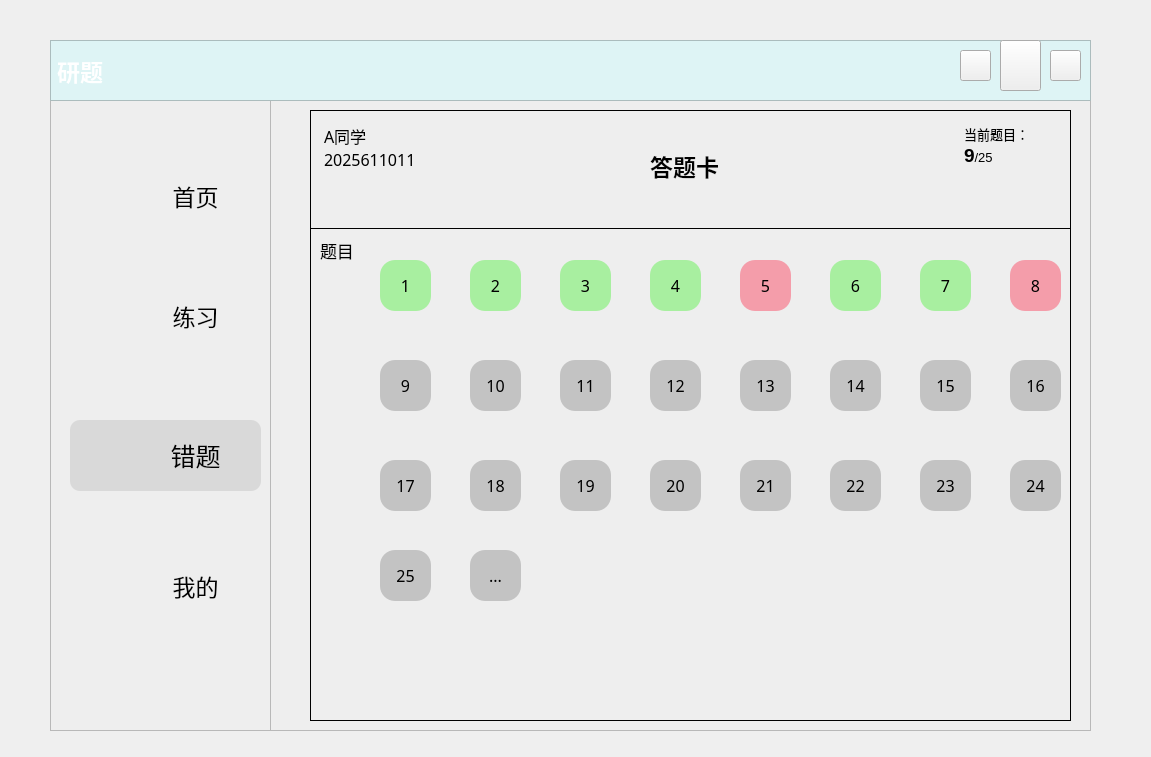
 <widget class="QWidget" name="Form">
  <property name="geometry">
   <rect>
    <x>0</x>
    <y>0</y>
    <width>1151</width>
    <height>757</height>
   </rect>
  </property>
  <property name="windowTitle">
   <string>Form</string>
  </property>
  <widget class="QLabel" name="head_background">
   <property name="geometry">
    <rect>
     <x>50</x>
     <y>40</y>
     <width>1041</width>
     <height>61</height>
    </rect>
   </property>
   <property name="font">
    <font>
     <family>微软雅黑</family>
     <pointsize>17</pointsize>
     <weight>75</weight>
     <bold>true</bold>
    </font>
   </property>
   <property name="styleSheet">
    <string notr="true">background-color: rgb(222, 244, 245);
background-image: url(:/新前缀/背景1.jpg);
color: rgb(255, 255, 255);</string>
   </property>
   <property name="frameShape">
    <enum>QFrame::StyledPanel</enum>
   </property>
   <property name="frameShadow">
    <enum>QFrame::Sunken</enum>
   </property>
   <property name="text">
    <string>研题</string>
   </property>
  </widget>
  <widget class="QPushButton" name="Bt_exit">
   <property name="geometry">
    <rect>
     <x>1050</x>
     <y>50</y>
     <width>31</width>
     <height>31</height>
    </rect>
   </property>
   <property name="styleSheet">
    <string notr="true">QPushButton{
	border-image: url(:/新前缀/关闭窗口.png);
}
QPushButton:hover{
	
	background-color: rgb(255, 0, 0);
	border-radius:30px
}
QPushButton:pressed{
	padding-left:5px;
	padding-top:5px;
}</string>
   </property>
   <property name="text">
    <string/>
   </property>
  </widget>
  <widget class="QPushButton" name="Bt_back">
   <property name="geometry">
    <rect>
     <x>960</x>
     <y>50</y>
     <width>31</width>
     <height>31</height>
    </rect>
   </property>
   <property name="styleSheet">
    <string notr="true">QPushButton{
	border-image: url(:/新前缀/返回.png);
}
QPushButton:hover{
	background-color: rgb(217, 217, 217);
	border-radius:30px
}
QPushButton:pressed{
	padding-left:5px;
	padding-top:5px;
}</string>
   </property>
   <property name="text">
    <string/>
   </property>
  </widget>
  <widget class="QLabel" name="label_right">
   <property name="enabled">
    <bool>true</bool>
   </property>
   <property name="geometry">
    <rect>
     <x>270</x>
     <y>40</y>
     <width>821</width>
     <height>691</height>
    </rect>
   </property>
   <property name="styleSheet">
    <string notr="true">QFrame{
	background-color: rgb(238, 238, 238);
}</string>
   </property>
   <property name="frameShape">
    <enum>QFrame::StyledPanel</enum>
   </property>
   <property name="frameShadow">
    <enum>QFrame::Sunken</enum>
   </property>
   <property name="text">
    <string/>
   </property>
  </widget>
  <widget class="QPushButton" name="Bt_minimise">
   <property name="geometry">
    <rect>
     <x>1000</x>
     <y>40</y>
     <width>41</width>
     <height>51</height>
    </rect>
   </property>
   <property name="styleSheet">
    <string notr="true">QPushButton{
	border-image: url(:/新前缀/最小化.png);
}
QPushButton:hover{
	background-color: rgb(217, 217, 217);
	border-radius:30px
}
QPushButton:pressed{
	padding-left:5px;
	padding-top:5px;
}</string>
   </property>
   <property name="text">
    <string/>
   </property>
   <property name="icon">
    <iconset>
     <normaloff>:/icon/res/icon/最小化.png</normaloff>:/icon/res/icon/最小化.png</iconset>
   </property>
  </widget>
  <widget class="QFrame" name="frame_left">
   <property name="geometry">
    <rect>
     <x>50</x>
     <y>40</y>
     <width>221</width>
     <height>691</height>
    </rect>
   </property>
   <property name="styleSheet">
    <string notr="true">QFrame{
	background-color: rgb(238, 238, 238);
	
}</string>
   </property>
   <property name="frameShape">
    <enum>QFrame::StyledPanel</enum>
   </property>
   <property name="frameShadow">
    <enum>QFrame::Sunken</enum>
   </property>
   <property name="lineWidth">
    <number>0</number>
   </property>
   <widget class="QFrame" name="frame_chosen">
    <property name="geometry">
     <rect>
      <x>20</x>
      <y>380</y>
      <width>191</width>
      <height>71</height>
     </rect>
    </property>
    <property name="font">
     <font>
      <family>微软雅黑</family>
     </font>
    </property>
    <property name="styleSheet">
     <string notr="true">background-color: rgb(217, 217, 217);
border-radius:10px;
</string>
    </property>
    <property name="frameShape">
     <enum>QFrame::StyledPanel</enum>
    </property>
    <property name="frameShadow">
     <enum>QFrame::Raised</enum>
    </property>
    <widget class="QLabel" name="label_wrong">
     <property name="geometry">
      <rect>
       <x>0</x>
       <y>20</y>
       <width>61</width>
       <height>41</height>
      </rect>
     </property>
     <property name="styleSheet">
      <string notr="true">image: url(:/新前缀/错题.png);
background-color: rgb(217, 217, 217);
</string>
     </property>
     <property name="text">
      <string/>
     </property>
    </widget>
    <widget class="QPushButton" name="Bt_wrong">
     <property name="geometry">
      <rect>
       <x>60</x>
       <y>0</y>
       <width>131</width>
       <height>71</height>
      </rect>
     </property>
     <property name="font">
      <font>
       <family>微软雅黑</family>
       <pointsize>19</pointsize>
      </font>
     </property>
     <property name="cursor">
      <cursorShape>PointingHandCursor</cursorShape>
     </property>
     <property name="styleSheet">
      <string notr="true">QPushButton{
	color: rgb(0, 0, 0);
	color: rgb(0, 0, 0);
	border-radius:30px
}
QPushButton:pressed{
	padding-left:5px;
	padding-top:5px;
}
</string>
     </property>
     <property name="text">
      <string>错题</string>
     </property>
    </widget>
   </widget>
   <widget class="QPushButton" name="Bt_mine">
    <property name="geometry">
     <rect>
      <x>80</x>
      <y>510</y>
      <width>131</width>
      <height>71</height>
     </rect>
    </property>
    <property name="font">
     <font>
      <family>微软雅黑</family>
      <pointsize>17</pointsize>
      <weight>50</weight>
      <bold>false</bold>
     </font>
    </property>
    <property name="cursor">
     <cursorShape>PointingHandCursor</cursorShape>
    </property>
    <property name="styleSheet">
     <string notr="true">QPushButton{
	border-radius:30px

}
QPushButton:hover{
	background-color: rgb(217, 217, 217);
	border-radius:30px

}
QPushButton:pressed{
padding-left:5px;
	padding-top:5px;
	background-color: rgb(242, 255, 254);
}</string>
    </property>
    <property name="text">
     <string>我的</string>
    </property>
   </widget>
   <widget class="QPushButton" name="Bt_exercise">
    <property name="geometry">
     <rect>
      <x>80</x>
      <y>240</y>
      <width>131</width>
      <height>71</height>
     </rect>
    </property>
    <property name="font">
     <font>
      <family>微软雅黑</family>
      <pointsize>17</pointsize>
      <weight>50</weight>
      <bold>false</bold>
     </font>
    </property>
    <property name="cursor">
     <cursorShape>PointingHandCursor</cursorShape>
    </property>
    <property name="styleSheet">
     <string notr="true">QPushButton{
	border-radius:30px

}
QPushButton:hover{
	background-color: rgb(217, 217, 217);
	border-radius:30px
}
QPushButton:pressed{
	padding-left:5px;
	padding-top:5px;
	background-color: rgb(242, 255, 254);
}
</string>
    </property>
    <property name="text">
     <string>练习</string>
    </property>
   </widget>
   <widget class="QLabel" name="label_exercise">
    <property name="geometry">
     <rect>
      <x>20</x>
      <y>250</y>
      <width>61</width>
      <height>51</height>
     </rect>
    </property>
    <property name="styleSheet">
     <string notr="true">image: url(:/新前缀/练习.png);
</string>
    </property>
    <property name="text">
     <string/>
    </property>
   </widget>
   <widget class="QLabel" name="label_mine">
    <property name="geometry">
     <rect>
      <x>20</x>
      <y>520</y>
      <width>61</width>
      <height>51</height>
     </rect>
    </property>
    <property name="styleSheet">
     <string notr="true">image: url(:/新前缀/我的.png);</string>
    </property>
    <property name="text">
     <string/>
    </property>
   </widget>
   <widget class="QLabel" name="label_main">
    <property name="geometry">
     <rect>
      <x>20</x>
      <y>130</y>
      <width>61</width>
      <height>51</height>
     </rect>
    </property>
    <property name="styleSheet">
     <string notr="true">image: url(:/新前缀/首页.png);</string>
    </property>
    <property name="text">
     <string/>
    </property>
   </widget>
   <widget class="QPushButton" name="Bt_main">
    <property name="geometry">
     <rect>
      <x>80</x>
      <y>120</y>
      <width>131</width>
      <height>71</height>
     </rect>
    </property>
    <property name="font">
     <font>
      <family>微软雅黑</family>
      <pointsize>17</pointsize>
      <weight>50</weight>
      <italic>false</italic>
      <bold>false</bold>
      <underline>false</underline>
      <strikeout>false</strikeout>
     </font>
    </property>
    <property name="cursor">
     <cursorShape>PointingHandCursor</cursorShape>
    </property>
    <property name="styleSheet">
     <string notr="true">QPushButton{
	border-radius:30px

}
QPushButton:hover{
	background-color: rgb(217, 217, 217);
	border-radius:30px
}
QPushButton:pressed{
	padding-left:5px;
	padding-top:5px;
	background-color: rgb(242, 255, 254);
}
</string>
    </property>
    <property name="text">
     <string>首页</string>
    </property>
   </widget>
  </widget>
  <widget class="QFrame" name="frame">
   <property name="geometry">
    <rect>
     <x>310</x>
     <y>110</y>
     <width>761</width>
     <height>611</height>
    </rect>
   </property>
   <property name="sizePolicy">
    <sizepolicy hsizetype="Expanding" vsizetype="Expanding">
     <horstretch>0</horstretch>
     <verstretch>0</verstretch>
    </sizepolicy>
   </property>
   <property name="cursor">
    <cursorShape>ArrowCursor</cursorShape>
   </property>
   <property name="layoutDirection">
    <enum>Qt::LeftToRight</enum>
   </property>
   <property name="styleSheet">
    <string notr="true"/>
   </property>
   <property name="frameShape">
    <enum>QFrame::Panel</enum>
   </property>
   <property name="frameShadow">
    <enum>QFrame::Plain</enum>
   </property>
   <widget class="Line" name="line">
    <property name="geometry">
     <rect>
      <x>0</x>
      <y>110</y>
      <width>801</width>
      <height>16</height>
     </rect>
    </property>
    <property name="font">
     <font>
      <pointsize>4</pointsize>
     </font>
    </property>
    <property name="frameShadow">
     <enum>QFrame::Plain</enum>
    </property>
    <property name="orientation">
     <enum>Qt::Horizontal</enum>
    </property>
   </widget>
   <widget class="QTextBrowser" name="text_info">
    <property name="geometry">
     <rect>
      <x>10</x>
      <y>10</y>
      <width>171</width>
      <height>61</height>
     </rect>
    </property>
    <property name="font">
     <font>
      <family>微软雅黑</family>
      <pointsize>11</pointsize>
     </font>
    </property>
    <property name="styleSheet">
     <string notr="true">background-color: rgb(238, 238, 238);</string>
    </property>
    <property name="frameShape">
     <enum>QFrame::NoFrame</enum>
    </property>
    <property name="html">
     <string>&lt;!DOCTYPE HTML PUBLIC &quot;-//W3C//DTD HTML 4.0//EN&quot; &quot;http://www.w3.org/TR/REC-html40/strict.dtd&quot;&gt;
&lt;html&gt;&lt;head&gt;&lt;meta name=&quot;qrichtext&quot; content=&quot;1&quot; /&gt;&lt;style type=&quot;text/css&quot;&gt;
p, li { white-space: pre-wrap; }
&lt;/style&gt;&lt;/head&gt;&lt;body style=&quot; font-family:'微软雅黑'; font-size:11pt; font-weight:400; font-style:normal;&quot;&gt;
&lt;p style=&quot; margin-top:0px; margin-bottom:0px; margin-left:0px; margin-right:0px; -qt-block-indent:0; text-indent:0px;&quot;&gt;&lt;span style=&quot; font-family:'SimSun'; font-size:12pt;&quot;&gt;A同学&lt;/span&gt;&lt;/p&gt;
&lt;p style=&quot; margin-top:0px; margin-bottom:0px; margin-left:0px; margin-right:0px; -qt-block-indent:0; text-indent:0px;&quot;&gt;&lt;span style=&quot; font-family:'SimSun'; font-size:12pt;&quot;&gt;2025611011&lt;/span&gt;&lt;/p&gt;&lt;/body&gt;&lt;/html&gt;</string>
    </property>
   </widget>
   <widget class="QTextBrowser" name="wrong_current">
    <property name="geometry">
     <rect>
      <x>650</x>
      <y>10</y>
      <width>101</width>
      <height>81</height>
     </rect>
    </property>
    <property name="font">
     <font>
      <pointsize>9</pointsize>
     </font>
    </property>
    <property name="styleSheet">
     <string notr="true">background-color: rgb(238, 238, 238);</string>
    </property>
    <property name="frameShape">
     <enum>QFrame::NoFrame</enum>
    </property>
    <property name="html">
     <string>&lt;!DOCTYPE HTML PUBLIC &quot;-//W3C//DTD HTML 4.0//EN&quot; &quot;http://www.w3.org/TR/REC-html40/strict.dtd&quot;&gt;
&lt;html&gt;&lt;head&gt;&lt;meta name=&quot;qrichtext&quot; content=&quot;1&quot; /&gt;&lt;style type=&quot;text/css&quot;&gt;
p, li { white-space: pre-wrap; }
&lt;/style&gt;&lt;/head&gt;&lt;body style=&quot; font-family:'SimSun'; font-size:9pt; font-weight:400; font-style:normal;&quot;&gt;
&lt;p style=&quot; margin-top:0px; margin-bottom:0px; margin-left:0px; margin-right:0px; -qt-block-indent:0; text-indent:0px;&quot;&gt;&lt;span style=&quot; font-size:10pt;&quot;&gt;当前题目：&lt;/span&gt;&lt;/p&gt;
&lt;p style=&quot; margin-top:0px; margin-bottom:0px; margin-left:0px; margin-right:0px; -qt-block-indent:0; text-indent:0px;&quot;&gt;&lt;span style=&quot; font-size:14pt; font-weight:600;&quot;&gt;9&lt;/span&gt;&lt;span style=&quot; font-size:10pt;&quot;&gt;/25&lt;/span&gt;&lt;/p&gt;
&lt;p style=&quot;-qt-paragraph-type:empty; margin-top:0px; margin-bottom:0px; margin-left:0px; margin-right:0px; -qt-block-indent:0; text-indent:0px;&quot;&gt;&lt;br /&gt;&lt;/p&gt;&lt;/body&gt;&lt;/html&gt;</string>
    </property>
   </widget>
   <widget class="QPushButton" name="wrong_Q1">
    <property name="geometry">
     <rect>
      <x>70</x>
      <y>150</y>
      <width>51</width>
      <height>51</height>
     </rect>
    </property>
    <property name="font">
     <font>
      <family>微软雅黑</family>
      <pointsize>12</pointsize>
     </font>
    </property>
    <property name="styleSheet">
     <string notr="true">QPushButton{
background-color: rgb(168, 239, 160);
border-radius:15px
}
QPushButton:hover{
	background-color: rgb(217, 217, 217);
	border-radius:15px
}
QPushButton:pressed{
	padding-left:5px;
	padding-top:5px;
}</string>
    </property>
    <property name="text">
     <string>1</string>
    </property>
   </widget>
   <widget class="QLabel" name="label_title">
    <property name="geometry">
     <rect>
      <x>10</x>
      <y>120</y>
      <width>41</width>
      <height>41</height>
     </rect>
    </property>
    <property name="font">
     <font>
      <family>微软雅黑</family>
      <pointsize>13</pointsize>
     </font>
    </property>
    <property name="styleSheet">
     <string notr="true">border-bottom-left-radius:15px

</string>
    </property>
    <property name="frameShape">
     <enum>QFrame::WinPanel</enum>
    </property>
    <property name="frameShadow">
     <enum>QFrame::Sunken</enum>
    </property>
    <property name="text">
     <string>题目</string>
    </property>
   </widget>
   <widget class="QPushButton" name="wrong_Q2">
    <property name="geometry">
     <rect>
      <x>160</x>
      <y>150</y>
      <width>51</width>
      <height>51</height>
     </rect>
    </property>
    <property name="font">
     <font>
      <family>微软雅黑</family>
      <pointsize>12</pointsize>
     </font>
    </property>
    <property name="styleSheet">
     <string notr="true">QPushButton{
background-color: rgb(168, 239, 160);
border-radius:15px
}
QPushButton:hover{
	background-color: rgb(217, 217, 217);
	border-radius:15px
}
QPushButton:pressed{
	padding-left:5px;
	padding-top:5px;
}</string>
    </property>
    <property name="text">
     <string>2</string>
    </property>
   </widget>
   <widget class="QPushButton" name="wrong_Q5">
    <property name="geometry">
     <rect>
      <x>430</x>
      <y>150</y>
      <width>51</width>
      <height>51</height>
     </rect>
    </property>
    <property name="font">
     <font>
      <family>微软雅黑</family>
      <pointsize>12</pointsize>
     </font>
    </property>
    <property name="styleSheet">
     <string notr="true">QPushButton{
border-radius:15px;
background-color: rgb(244, 157, 170);
}
QPushButton:hover{
	background-color: rgb(217, 217, 217);
	border-radius:15px
}
QPushButton:pressed{
	padding-left:5px;
	padding-top:5px;
}</string>
    </property>
    <property name="text">
     <string>5</string>
    </property>
   </widget>
   <widget class="QPushButton" name="wrong_Q4">
    <property name="geometry">
     <rect>
      <x>340</x>
      <y>150</y>
      <width>51</width>
      <height>51</height>
     </rect>
    </property>
    <property name="font">
     <font>
      <family>微软雅黑</family>
      <pointsize>12</pointsize>
     </font>
    </property>
    <property name="styleSheet">
     <string notr="true">QPushButton{
background-color: rgb(168, 239, 160);
border-radius:15px
}
QPushButton:hover{
	background-color: rgb(217, 217, 217);
	border-radius:15px
}
QPushButton:pressed{
	padding-left:5px;
	padding-top:5px;
}</string>
    </property>
    <property name="text">
     <string>4</string>
    </property>
   </widget>
   <widget class="QPushButton" name="wrong_Q3">
    <property name="geometry">
     <rect>
      <x>250</x>
      <y>150</y>
      <width>51</width>
      <height>51</height>
     </rect>
    </property>
    <property name="font">
     <font>
      <family>微软雅黑</family>
      <pointsize>12</pointsize>
     </font>
    </property>
    <property name="styleSheet">
     <string notr="true">QPushButton{
background-color: rgb(168, 239, 160);
border-radius:15px
}
QPushButton:hover{
	background-color: rgb(217, 217, 217);
	border-radius:15px
}
QPushButton:pressed{
	padding-left:5px;
	padding-top:5px;
}</string>
    </property>
    <property name="text">
     <string>3</string>
    </property>
   </widget>
   <widget class="QPushButton" name="wrong_Q7">
    <property name="geometry">
     <rect>
      <x>610</x>
      <y>150</y>
      <width>51</width>
      <height>51</height>
     </rect>
    </property>
    <property name="font">
     <font>
      <family>微软雅黑</family>
      <pointsize>12</pointsize>
     </font>
    </property>
    <property name="styleSheet">
     <string notr="true">QPushButton{
background-color: rgb(168, 239, 160);
border-radius:15px
}
QPushButton:hover{
	background-color: rgb(217, 217, 217);
	border-radius:15px
}
QPushButton:pressed{
	padding-left:5px;
	padding-top:5px;
}</string>
    </property>
    <property name="text">
     <string>7</string>
    </property>
   </widget>
   <widget class="QPushButton" name="wrong_Q10">
    <property name="geometry">
     <rect>
      <x>160</x>
      <y>250</y>
      <width>51</width>
      <height>51</height>
     </rect>
    </property>
    <property name="font">
     <font>
      <family>微软雅黑</family>
      <pointsize>12</pointsize>
     </font>
    </property>
    <property name="styleSheet">
     <string notr="true">QPushButton{
background-color: rgb(195, 195, 195);
border-radius:15px}
QPushButton:pressed{
	padding-left:5px;
	padding-top:5px;
}
QPushButton:hover{
	background-color: rgb(217, 217, 217);
	border-radius:15px
}</string>
    </property>
    <property name="text">
     <string>10</string>
    </property>
   </widget>
   <widget class="QPushButton" name="wrong_Q9">
    <property name="geometry">
     <rect>
      <x>70</x>
      <y>250</y>
      <width>51</width>
      <height>51</height>
     </rect>
    </property>
    <property name="font">
     <font>
      <family>微软雅黑</family>
      <pointsize>12</pointsize>
     </font>
    </property>
    <property name="styleSheet">
     <string notr="true">QPushButton{
background-color: rgb(195, 195, 195);
border-radius:15px}
QPushButton:pressed{
	padding-left:5px;
	padding-top:5px;
}
QPushButton:hover{
	background-color: rgb(217, 217, 217);
	border-radius:15px
}</string>
    </property>
    <property name="text">
     <string>9</string>
    </property>
   </widget>
   <widget class="QPushButton" name="wrong_Q8">
    <property name="geometry">
     <rect>
      <x>700</x>
      <y>150</y>
      <width>51</width>
      <height>51</height>
     </rect>
    </property>
    <property name="font">
     <font>
      <family>微软雅黑</family>
      <pointsize>12</pointsize>
     </font>
    </property>
    <property name="styleSheet">
     <string notr="true">QPushButton{
border-radius:15px;
background-color: rgb(244, 157, 170);
}
QPushButton:hover{
	background-color: rgb(217, 217, 217);
	border-radius:15px
}
QPushButton:pressed{
	padding-left:5px;
	padding-top:5px;
}</string>
    </property>
    <property name="text">
     <string>8</string>
    </property>
   </widget>
   <widget class="QPushButton" name="wrong_Q6">
    <property name="geometry">
     <rect>
      <x>520</x>
      <y>150</y>
      <width>51</width>
      <height>51</height>
     </rect>
    </property>
    <property name="font">
     <font>
      <family>微软雅黑</family>
      <pointsize>12</pointsize>
     </font>
    </property>
    <property name="styleSheet">
     <string notr="true">QPushButton{
background-color: rgb(168, 239, 160);
border-radius:15px
}
QPushButton:hover{
	background-color: rgb(217, 217, 217);
	border-radius:15px
}
QPushButton:pressed{
	padding-left:5px;
	padding-top:5px;
}</string>
    </property>
    <property name="text">
     <string>6</string>
    </property>
   </widget>
   <widget class="QLabel" name="label_answersheet">
    <property name="geometry">
     <rect>
      <x>340</x>
      <y>30</y>
      <width>111</width>
      <height>51</height>
     </rect>
    </property>
    <property name="font">
     <font>
      <family>微软雅黑</family>
      <pointsize>17</pointsize>
      <weight>75</weight>
      <bold>true</bold>
     </font>
    </property>
    <property name="text">
     <string>答题卡</string>
    </property>
   </widget>
   <widget class="QPushButton" name="wrong_Qmore">
    <property name="geometry">
     <rect>
      <x>160</x>
      <y>440</y>
      <width>51</width>
      <height>51</height>
     </rect>
    </property>
    <property name="font">
     <font>
      <family>微软雅黑</family>
      <pointsize>12</pointsize>
     </font>
    </property>
    <property name="styleSheet">
     <string notr="true">QPushButton{
background-color: rgb(195, 195, 195);
border-radius:15px}
QPushButton:hover{
	background-color: rgb(217, 217, 217);
	border-radius:15px
}
QPushButton:pressed{
	padding-left:5px;
	padding-top:5px;
}</string>
    </property>
    <property name="text">
     <string>...</string>
    </property>
   </widget>
   <widget class="QPushButton" name="wrong_Q11">
    <property name="geometry">
     <rect>
      <x>250</x>
      <y>250</y>
      <width>51</width>
      <height>51</height>
     </rect>
    </property>
    <property name="font">
     <font>
      <family>微软雅黑</family>
      <pointsize>12</pointsize>
     </font>
    </property>
    <property name="styleSheet">
     <string notr="true">QPushButton{
background-color: rgb(195, 195, 195);
border-radius:15px}
QPushButton:pressed{
	padding-left:5px;
	padding-top:5px;
}
QPushButton:hover{
	background-color: rgb(217, 217, 217);
	border-radius:15px
}</string>
    </property>
    <property name="text">
     <string>11</string>
    </property>
   </widget>
   <widget class="QPushButton" name="wrong_Q12">
    <property name="geometry">
     <rect>
      <x>340</x>
      <y>250</y>
      <width>51</width>
      <height>51</height>
     </rect>
    </property>
    <property name="font">
     <font>
      <family>微软雅黑</family>
      <pointsize>12</pointsize>
     </font>
    </property>
    <property name="styleSheet">
     <string notr="true">QPushButton{
background-color: rgb(195, 195, 195);
border-radius:15px}
QPushButton:pressed{
	padding-left:5px;
	padding-top:5px;
}
QPushButton:hover{
	background-color: rgb(217, 217, 217);
	border-radius:15px
}</string>
    </property>
    <property name="text">
     <string>12</string>
    </property>
   </widget>
   <widget class="QPushButton" name="wrong_Q17">
    <property name="geometry">
     <rect>
      <x>70</x>
      <y>350</y>
      <width>51</width>
      <height>51</height>
     </rect>
    </property>
    <property name="font">
     <font>
      <family>微软雅黑</family>
      <pointsize>12</pointsize>
     </font>
    </property>
    <property name="styleSheet">
     <string notr="true">QPushButton{
background-color: rgb(195, 195, 195);
border-radius:15px}
QPushButton:pressed{
	padding-left:5px;
	padding-top:5px;
}
QPushButton:hover{
	background-color: rgb(217, 217, 217);
	border-radius:15px
}</string>
    </property>
    <property name="text">
     <string>17</string>
    </property>
   </widget>
   <widget class="QPushButton" name="wrong_Q18">
    <property name="geometry">
     <rect>
      <x>160</x>
      <y>350</y>
      <width>51</width>
      <height>51</height>
     </rect>
    </property>
    <property name="font">
     <font>
      <family>微软雅黑</family>
      <pointsize>12</pointsize>
     </font>
    </property>
    <property name="styleSheet">
     <string notr="true">QPushButton{
background-color: rgb(195, 195, 195);
border-radius:15px}
QPushButton:pressed{
	padding-left:5px;
	padding-top:5px;
}
QPushButton:hover{
	background-color: rgb(217, 217, 217);
	border-radius:15px
}</string>
    </property>
    <property name="text">
     <string>18</string>
    </property>
   </widget>
   <widget class="QPushButton" name="wrong_Q19">
    <property name="geometry">
     <rect>
      <x>250</x>
      <y>350</y>
      <width>51</width>
      <height>51</height>
     </rect>
    </property>
    <property name="font">
     <font>
      <family>微软雅黑</family>
      <pointsize>12</pointsize>
     </font>
    </property>
    <property name="styleSheet">
     <string notr="true">QPushButton{
background-color: rgb(195, 195, 195);
border-radius:15px}
QPushButton:pressed{
	padding-left:5px;
	padding-top:5px;
}
QPushButton:hover{
	background-color: rgb(217, 217, 217);
	border-radius:15px
}</string>
    </property>
    <property name="text">
     <string>19</string>
    </property>
   </widget>
   <widget class="QPushButton" name="wrong_Q14">
    <property name="geometry">
     <rect>
      <x>520</x>
      <y>250</y>
      <width>51</width>
      <height>51</height>
     </rect>
    </property>
    <property name="font">
     <font>
      <family>微软雅黑</family>
      <pointsize>12</pointsize>
     </font>
    </property>
    <property name="styleSheet">
     <string notr="true">QPushButton{
background-color: rgb(195, 195, 195);
border-radius:15px}
QPushButton:pressed{
	padding-left:5px;
	padding-top:5px;
}
QPushButton:hover{
	background-color: rgb(217, 217, 217);
	border-radius:15px
}</string>
    </property>
    <property name="text">
     <string>14</string>
    </property>
   </widget>
   <widget class="QPushButton" name="wrong_Q13">
    <property name="geometry">
     <rect>
      <x>430</x>
      <y>250</y>
      <width>51</width>
      <height>51</height>
     </rect>
    </property>
    <property name="font">
     <font>
      <family>微软雅黑</family>
      <pointsize>12</pointsize>
     </font>
    </property>
    <property name="styleSheet">
     <string notr="true">QPushButton{
background-color: rgb(195, 195, 195);
border-radius:15px}
QPushButton:pressed{
	padding-left:5px;
	padding-top:5px;
}
QPushButton:hover{
	background-color: rgb(217, 217, 217);
	border-radius:15px
}</string>
    </property>
    <property name="text">
     <string>13</string>
    </property>
   </widget>
   <widget class="QPushButton" name="wrong_Q22">
    <property name="geometry">
     <rect>
      <x>520</x>
      <y>350</y>
      <width>51</width>
      <height>51</height>
     </rect>
    </property>
    <property name="font">
     <font>
      <family>微软雅黑</family>
      <pointsize>12</pointsize>
     </font>
    </property>
    <property name="styleSheet">
     <string notr="true">QPushButton{
background-color: rgb(195, 195, 195);
border-radius:15px}
QPushButton:pressed{
	padding-left:5px;
	padding-top:5px;
}
QPushButton:hover{
	background-color: rgb(217, 217, 217);
	border-radius:15px
}</string>
    </property>
    <property name="text">
     <string>22</string>
    </property>
   </widget>
   <widget class="QPushButton" name="wrong_Q21">
    <property name="geometry">
     <rect>
      <x>430</x>
      <y>350</y>
      <width>51</width>
      <height>51</height>
     </rect>
    </property>
    <property name="font">
     <font>
      <family>微软雅黑</family>
      <pointsize>12</pointsize>
     </font>
    </property>
    <property name="styleSheet">
     <string notr="true">QPushButton{
background-color: rgb(195, 195, 195);
border-radius:15px}
QPushButton:pressed{
	padding-left:5px;
	padding-top:5px;
}
QPushButton:hover{
	background-color: rgb(217, 217, 217);
	border-radius:15px
}</string>
    </property>
    <property name="text">
     <string>21</string>
    </property>
   </widget>
   <widget class="QPushButton" name="wrong_Q20">
    <property name="geometry">
     <rect>
      <x>340</x>
      <y>350</y>
      <width>51</width>
      <height>51</height>
     </rect>
    </property>
    <property name="font">
     <font>
      <family>微软雅黑</family>
      <pointsize>12</pointsize>
     </font>
    </property>
    <property name="styleSheet">
     <string notr="true">QPushButton{
background-color: rgb(195, 195, 195);
border-radius:15px}
QPushButton:pressed{
	padding-left:5px;
	padding-top:5px;
}
QPushButton:hover{
	background-color: rgb(217, 217, 217);
	border-radius:15px
}</string>
    </property>
    <property name="text">
     <string>20</string>
    </property>
   </widget>
   <widget class="QPushButton" name="wrong_Q16">
    <property name="geometry">
     <rect>
      <x>700</x>
      <y>250</y>
      <width>51</width>
      <height>51</height>
     </rect>
    </property>
    <property name="font">
     <font>
      <family>微软雅黑</family>
      <pointsize>12</pointsize>
     </font>
    </property>
    <property name="styleSheet">
     <string notr="true">QPushButton{
background-color: rgb(195, 195, 195);
border-radius:15px}
QPushButton:pressed{
	padding-left:5px;
	padding-top:5px;
}
QPushButton:hover{
	background-color: rgb(217, 217, 217);
	border-radius:15px
}</string>
    </property>
    <property name="text">
     <string>16</string>
    </property>
   </widget>
   <widget class="QPushButton" name="wrong_Q15">
    <property name="geometry">
     <rect>
      <x>610</x>
      <y>250</y>
      <width>51</width>
      <height>51</height>
     </rect>
    </property>
    <property name="font">
     <font>
      <family>微软雅黑</family>
      <pointsize>12</pointsize>
     </font>
    </property>
    <property name="styleSheet">
     <string notr="true">QPushButton{
background-color: rgb(195, 195, 195);
border-radius:15px}
QPushButton:pressed{
	padding-left:5px;
	padding-top:5px;
}
QPushButton:hover{
	background-color: rgb(217, 217, 217);
	border-radius:15px
}</string>
    </property>
    <property name="text">
     <string>15</string>
    </property>
   </widget>
   <widget class="QPushButton" name="wrong_Q23">
    <property name="geometry">
     <rect>
      <x>610</x>
      <y>350</y>
      <width>51</width>
      <height>51</height>
     </rect>
    </property>
    <property name="font">
     <font>
      <family>微软雅黑</family>
      <pointsize>12</pointsize>
     </font>
    </property>
    <property name="styleSheet">
     <string notr="true">QPushButton{
background-color: rgb(195, 195, 195);
border-radius:15px}
QPushButton:pressed{
	padding-left:5px;
	padding-top:5px;
}
QPushButton:hover{
	background-color: rgb(217, 217, 217);
	border-radius:15px
}</string>
    </property>
    <property name="text">
     <string>23</string>
    </property>
   </widget>
   <widget class="QPushButton" name="wrong_Q25">
    <property name="geometry">
     <rect>
      <x>70</x>
      <y>440</y>
      <width>51</width>
      <height>51</height>
     </rect>
    </property>
    <property name="font">
     <font>
      <family>微软雅黑</family>
      <pointsize>12</pointsize>
     </font>
    </property>
    <property name="styleSheet">
     <string notr="true">QPushButton{
background-color: rgb(195, 195, 195);
border-radius:15px}
QPushButton:pressed{
	padding-left:5px;
	padding-top:5px;
}
QPushButton:hover{
	background-color: rgb(217, 217, 217);
	border-radius:15px
}</string>
    </property>
    <property name="text">
     <string>25</string>
    </property>
   </widget>
   <widget class="QPushButton" name="wrong_Q24">
    <property name="geometry">
     <rect>
      <x>700</x>
      <y>350</y>
      <width>51</width>
      <height>51</height>
     </rect>
    </property>
    <property name="font">
     <font>
      <family>微软雅黑</family>
      <pointsize>12</pointsize>
     </font>
    </property>
    <property name="styleSheet">
     <string notr="true">QPushButton{
background-color: rgb(195, 195, 195);
border-radius:15px}
QPushButton:pressed{
	padding-left:5px;
	padding-top:5px;
}
QPushButton:hover{
	background-color: rgb(217, 217, 217);
	border-radius:15px
}</string>
    </property>
    <property name="text">
     <string>24</string>
    </property>
   </widget>
  </widget>
  <zorder>frame_left</zorder>
  <zorder>label_right</zorder>
  <zorder>head_background</zorder>
  <zorder>Bt_exit</zorder>
  <zorder>Bt_back</zorder>
  <zorder>Bt_minimise</zorder>
  <zorder>frame</zorder>
 </widget>
